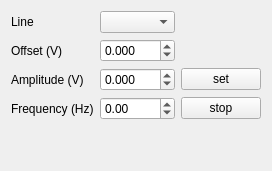
            <widget class="QWidget" name="tab_5">
             <attribute name="title">
              <string>Waveforms</string>
             </attribute>
             <layout class="QGridLayout" name="gridLayout_18">
              <item row="1" column="2">
               <widget class="QDoubleSpinBox" name="offset_doubleSpinBox">
                <property name="decimals">
                 <number>3</number>
                </property>
                <property name="minimum">
                 <double>-100.000000000000000</double>
                </property>
                <property name="maximum">
                 <double>100.000000000000000</double>
                </property>
                <property name="singleStep">
                 <double>0.100000000000000</double>
                </property>
               </widget>
              </item>
              <item row="0" column="2">
               <widget class="QComboBox" name="waveform_line_comboBox"/>
              </item>
              <item row="2" column="1">
               <widget class="QLabel" name="label_32">
                <property name="text">
                 <string>Amplitude (V)</string>
                </property>
               </widget>
              </item>
              <item row="3" column="2">
               <widget class="QDoubleSpinBox" name="frequency_doubleSpinBox">
                <property name="minimum">
                 <double>-100.000000000000000</double>
                </property>
                <property name="singleStep">
                 <double>0.100000000000000</double>
                </property>
               </widget>
              </item>
              <item row="2" column="2">
               <widget class="QDoubleSpinBox" name="amplitude_doubleSpinBox">
                <property name="decimals">
                 <number>3</number>
                </property>
                <property name="minimum">
                 <double>-100.000000000000000</double>
                </property>
                <property name="maximum">
                 <double>100.000000000000000</double>
                </property>
                <property name="singleStep">
                 <double>0.100000000000000</double>
                </property>
               </widget>
              </item>
              <item row="0" column="1">
               <widget class="QLabel" name="label_35">
                <property name="text">
                 <string>Line</string>
                </property>
               </widget>
              </item>
              <item row="1" column="1">
               <widget class="QLabel" name="label_34">
                <property name="text">
                 <string>Offset (V)</string>
                </property>
               </widget>
              </item>
              <item row="3" column="1">
               <widget class="QLabel" name="label_33">
                <property name="text">
                 <string>Frequency (Hz)</string>
                </property>
               </widget>
              </item>
              <item row="4" column="1">
               <spacer name="verticalSpacer_3">
                <property name="orientation">
                 <enum>Qt::Vertical</enum>
                </property>
                <property name="sizeHint" stdset="0">
                 <size>
                  <width>20</width>
                  <height>40</height>
                 </size>
                </property>
               </spacer>
              </item>
              <item row="2" column="3">
               <widget class="QPushButton" name="waveform_pushButton">
                <property name="text">
                 <string>set</string>
                </property>
               </widget>
              </item>
              <item row="3" column="3">
               <widget class="QPushButton" name="waveform_stop_pushButton">
                <property name="text">
                 <string>stop</string>
                </property>
               </widget>
              </item>
             </layout>
            </widget>
